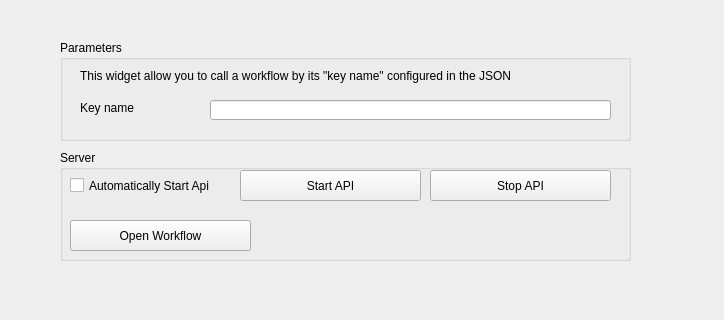
<?xml version="1.0" encoding="UTF-8"?>
<ui version="4.0">
 <class>Form</class>
 <widget class="QWidget" name="Form">
  <property name="geometry">
   <rect>
    <x>0</x>
    <y>0</y>
    <width>724</width>
    <height>320</height>
   </rect>
  </property>
  <property name="windowTitle">
   <string>Form</string>
  </property>
  <widget class="QGroupBox" name="groupBox">
   <property name="geometry">
    <rect>
     <x>60</x>
     <y>40</y>
     <width>571</width>
     <height>101</height>
    </rect>
   </property>
   <property name="title">
    <string>Parameters</string>
   </property>
   <widget class="QLabel" name="label_2">
    <property name="geometry">
     <rect>
      <x>20</x>
      <y>60</y>
      <width>141</width>
      <height>16</height>
     </rect>
    </property>
    <property name="text">
     <string>Key name</string>
    </property>
   </widget>
   <widget class="QLineEdit" name="KeyName">
    <property name="geometry">
     <rect>
      <x>150</x>
      <y>60</y>
      <width>401</width>
      <height>20</height>
     </rect>
    </property>
   </widget>
   <widget class="QLabel" name="label">
    <property name="geometry">
     <rect>
      <x>20</x>
      <y>20</y>
      <width>531</width>
      <height>31</height>
     </rect>
    </property>
    <property name="text">
     <string>This widget allow you to call a workflow by its &quot;key name&quot; configured in the JSON</string>
    </property>
   </widget>
  </widget>
  <widget class="QGroupBox" name="groupBox_2">
   <property name="geometry">
    <rect>
     <x>60</x>
     <y>150</y>
     <width>571</width>
     <height>111</height>
    </rect>
   </property>
   <property name="title">
    <string>Server</string>
   </property>
   <widget class="QPushButton" name="pushButton_start">
    <property name="enabled">
     <bool>true</bool>
    </property>
    <property name="geometry">
     <rect>
      <x>180</x>
      <y>20</y>
      <width>181</width>
      <height>31</height>
     </rect>
    </property>
    <property name="text">
     <string>Start API</string>
    </property>
   </widget>
   <widget class="QPushButton" name="pushButton_openworkflow">
    <property name="enabled">
     <bool>true</bool>
    </property>
    <property name="geometry">
     <rect>
      <x>10</x>
      <y>70</y>
      <width>181</width>
      <height>31</height>
     </rect>
    </property>
    <property name="text">
     <string>Open Workflow</string>
    </property>
    <property name="checkable">
     <bool>false</bool>
    </property>
   </widget>
   <widget class="QPushButton" name="pushButton_stop">
    <property name="enabled">
     <bool>true</bool>
    </property>
    <property name="geometry">
     <rect>
      <x>370</x>
      <y>20</y>
      <width>181</width>
      <height>31</height>
     </rect>
    </property>
    <property name="text">
     <string>Stop API</string>
    </property>
   </widget>
   <widget class="QCheckBox" name="checkBox_start">
    <property name="enabled">
     <bool>true</bool>
    </property>
    <property name="geometry">
     <rect>
      <x>10</x>
      <y>20</y>
      <width>161</width>
      <height>31</height>
     </rect>
    </property>
    <property name="text">
     <string>Automatically Start Api</string>
    </property>
   </widget>
  </widget>
 </widget>
 <resources/>
 <connections/>
</ui>
